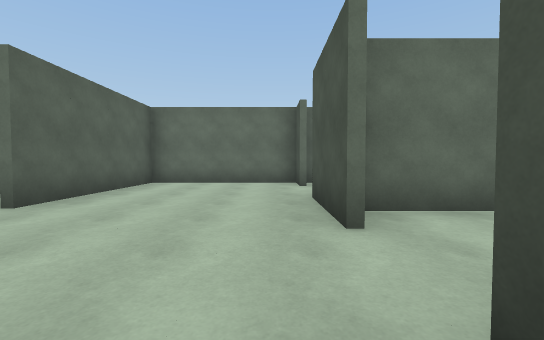
[1] (above)

24 first-person views from a walk through a scene from a Unity 3-D project. The camera is 1.2 m above the floor, tilts 2° down and sees 90° across. The floor is counted in squares, 2 m on a side. Each view is taken from the middle of a square. On the plan, view 1 faces up. The plan holds only what a view shows up to about 9 squares ahead; the rest is blank. The player is left out. Surface patterns are stand-ins for the level's own textures.

[2]
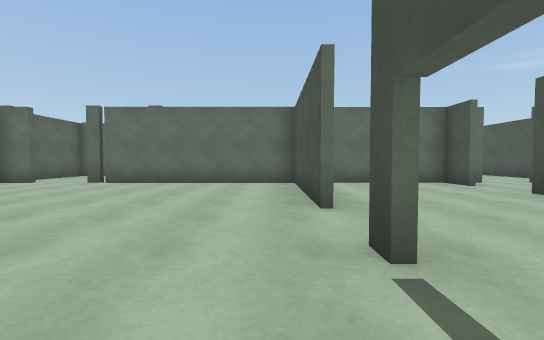

[3]
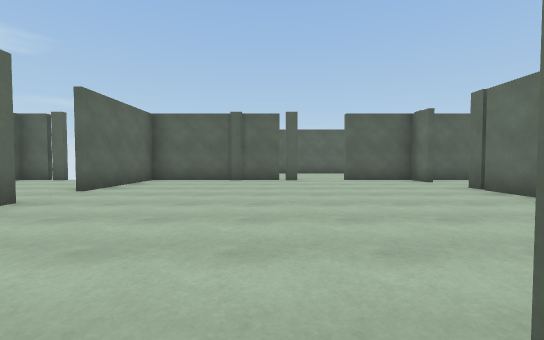

[4]
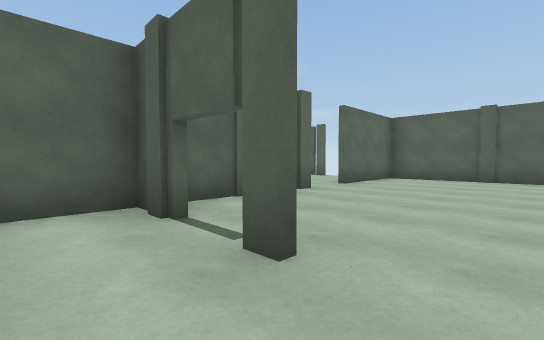

[5]
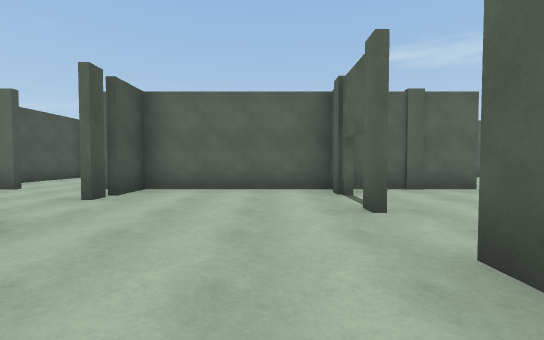

[6]
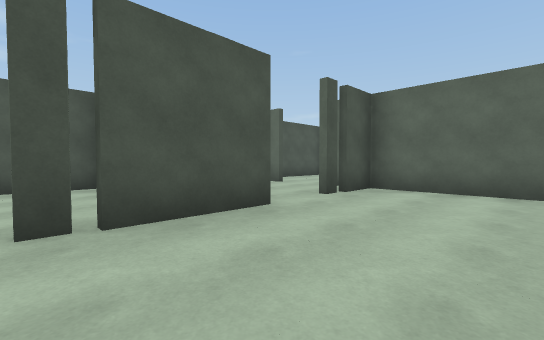

[7]
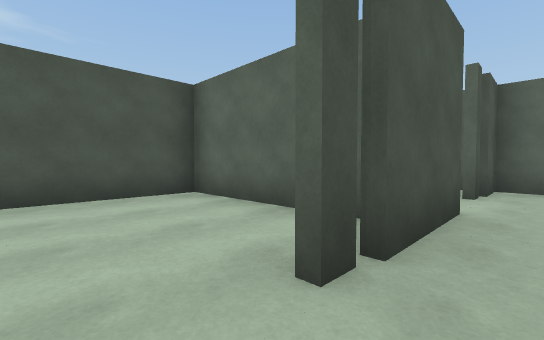

[8]
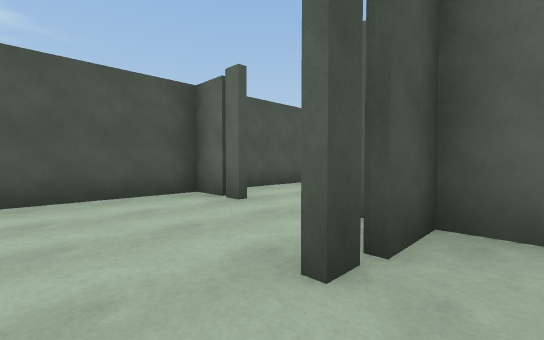

[9]
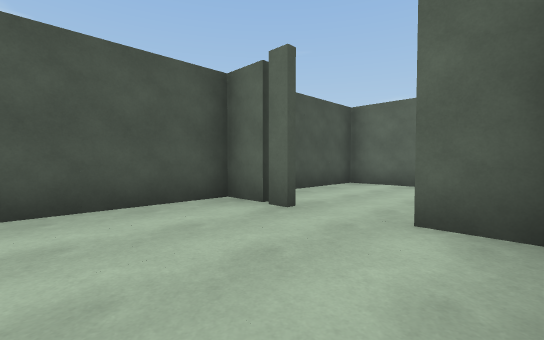

[10]
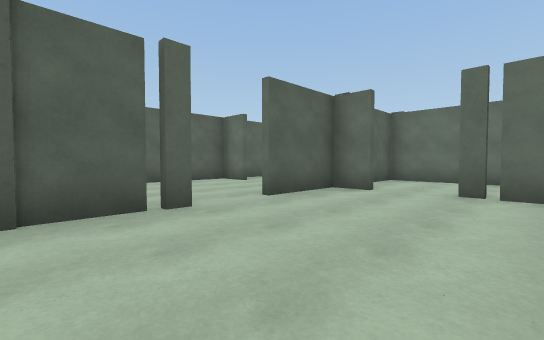

[11]
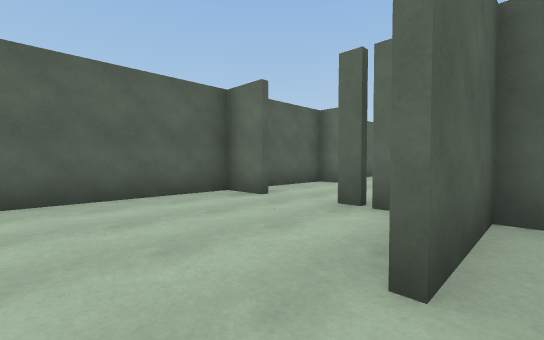

[12]
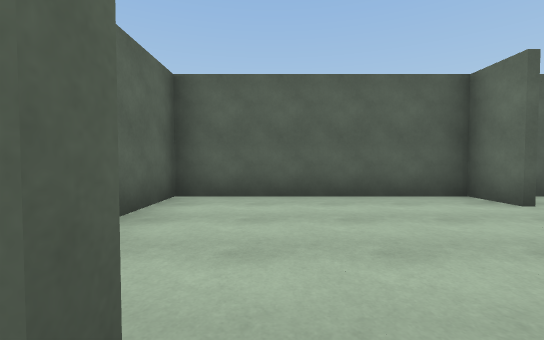

[13]
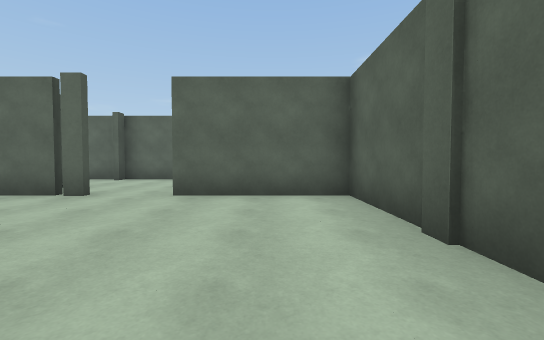

[14]
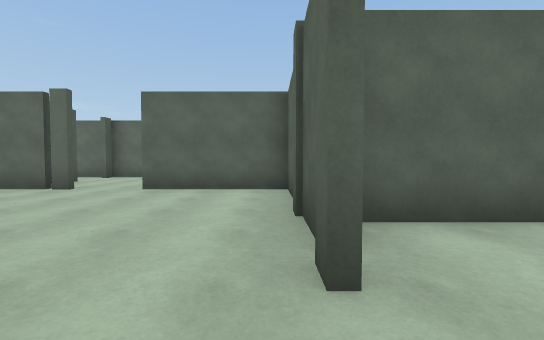

[15]
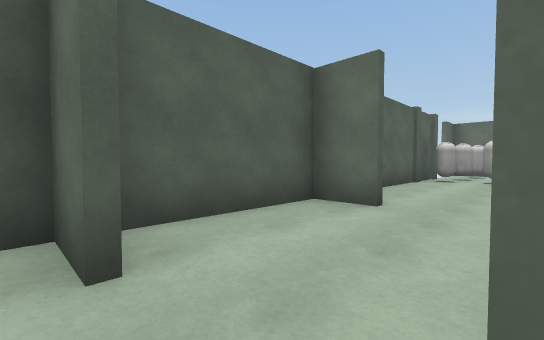

[16]
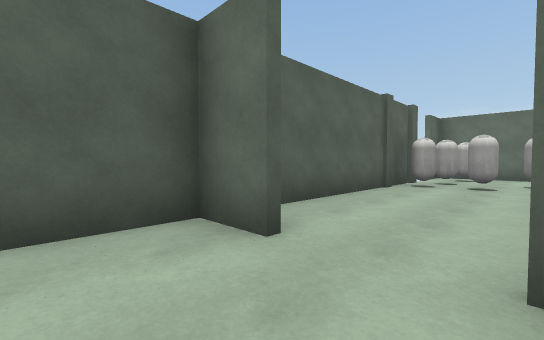

[17]
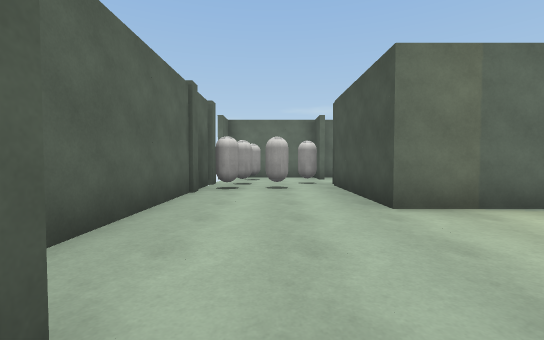

[18]
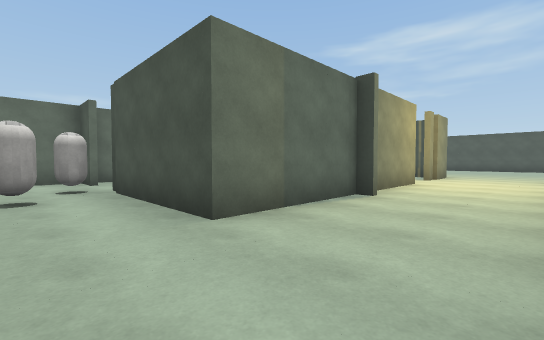

[19]
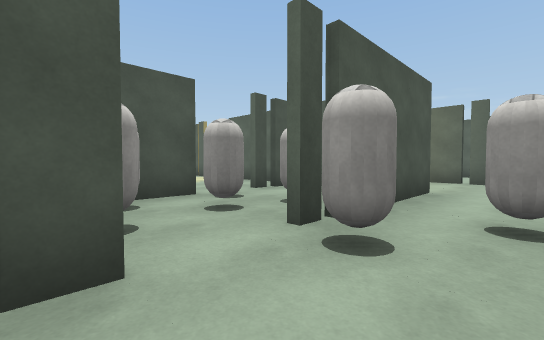

[20]
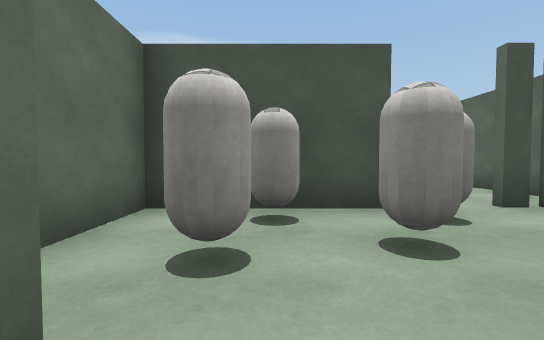

[21]
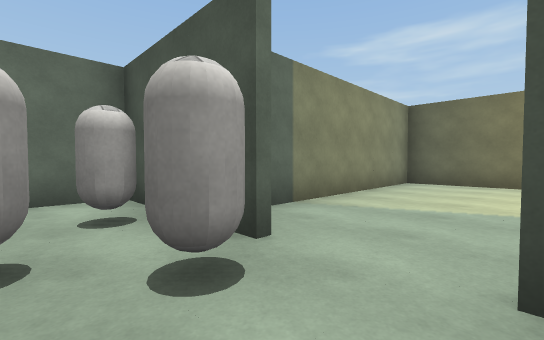

[22]
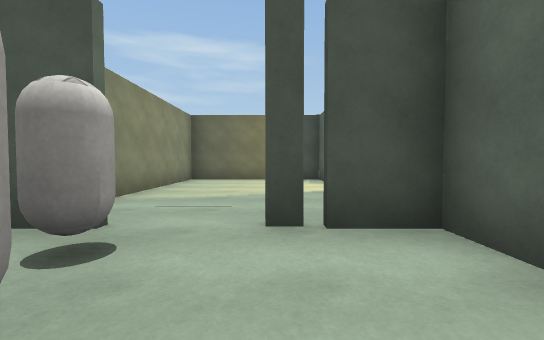

[23]
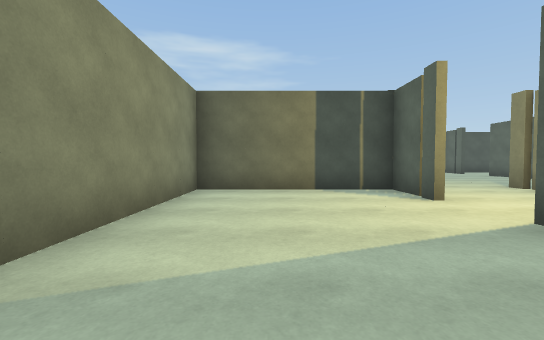

[24]
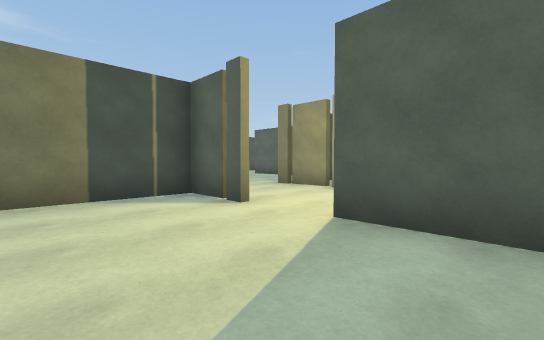

### Floor plan
Points are (right, up) in squares from view 1. A wall is a line through its corners. A room is listed if a view was taken in it or the views show most of it. See-through windows are left out.
Room 1 (views 1, 2, 3, 4, 5, 6, 7, 8, 9, 10, 13)
walls: (-3.4, 3.4) (-3.4, 7.3) (-8.5, 7.3); (-3.2, 2) (-3.2, 1.5); (-3.4, 1.5) (-3.4, 2); (-3.2, 0.4) (-3.2, -0.7) (0.7, -0.7) (0.7, 0.4); (-6.9, -0.7) (-3.6, -0.7); (0.7, 2.2) (0.7, 5); (0.7, 0.5) (0.7, 1); (-11.3, 3.2) (-11.3, -0.7) (-8.2, -0.7); (0.7, 7.3) (-3.2, 7.3) (-3.2, 3.4); (-11.3, 7.3) (-11.3, 5.1)
ways out: opening at (-11, 4.5) to room 2; opening at (1, 1.5)
Room 2 (views 11, 12, 14, 15)
walls: (-11.3, 3.9) (-11.3, 3.4); (-12.2, 7.3) (-13.1, 7.3); (-14.5, 7.3) (-15.5, 7.3) (-15.5, 2.4) (-11.9, 2.4)
ways out: opening at (-11, 4.5) to room 1
Room 3 (views 16, 17)
walls: (-14.5, 10.5) (-15.5, 10.5) (-15.5, 7.6)
ways out: opening at (-14, 11) to room 4
Room 4 (views 18, 19)
walls: (-9.5, 13.3) (-12.5, 13.3) (-12.5, 17.1); (-13.1, 10.7) (-11.8, 10.7); (-6.4, 13.3) (-8.8, 13.3); (-12.5, 18.5) (-12.5, 19.1); (-15.5, 17) (-15.5, 11.6); (-13, 19.6) (-15, 19.6)
ways out: opening at (-14, 11) to room 3; opening at (-13, 18) to room 5; gap at (-16, 17)
objects: capsule (-15, 16); capsule (-15, 17); capsule (-15, 18); capsule (-14, 16)
Room 5 (view 20)
walls: (-9.6, 16.5) (-9.6, 19.6) (-12.1, 19.6)
ways out: opening at (-13, 18) to room 4; opening at (-11.5, 17) to room 6
objects: capsule (-11, 17); capsule (-11, 18)
Room 6 (views 21, 22)
walls: (-9.6, 13.5) (-9.6, 15.1)
ways out: opening at (-11.5, 17) to room 5; opening at (-10, 16) to room 7
objects: capsule (-11, 16)
Room 7 (views 23, 24)
walls: (-8.5, 13.5) (-6.4, 13.5); (-5, 13.5) (-3.4, 13.5) (-3.4, 17.5) (-8.5, 17.5)
ways out: opening at (-10, 16) to room 6
objects: capsule (-10, 16)

Positions as (right, up) in squares from view 1, and headings:
1: (0, 0), facing up
2: (-4, 0), facing up
3: (-3, 3), facing left
4: (-2, 3), facing down-left
5: (-2, 5), facing down
6: (-2, 5), facing down-right
7: (0, 6), facing down-right
8: (0, 2), facing down-right
9: (1, 2), facing down-right
10: (-8, 2), facing up-left
11: (-11, 4), facing up-left
12: (-11, 4), facing left
13: (-10, 4), facing down
14: (-11, 5), facing down
15: (-13, 7), facing up-left
16: (-13, 9), facing up-left
17: (-14, 10), facing up
18: (-14, 11), facing up-right
19: (-14, 19), facing down-right
20: (-13, 18), facing right
21: (-11, 15), facing up-right
22: (-12, 15), facing right
23: (-9, 16), facing right
24: (-8, 16), facing down-right
